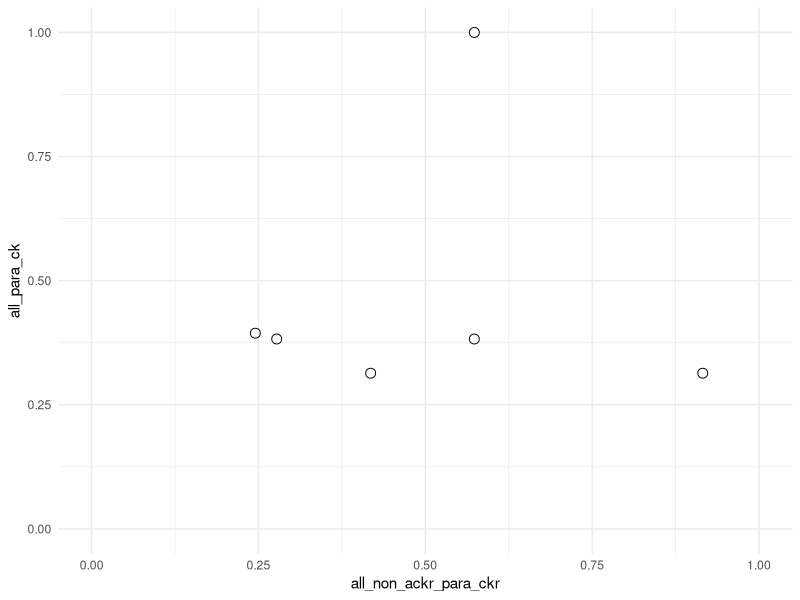

Recreate this plot in R. (Note: this script raises an error after producing the figure.)
# Name:     01_conserved_rin.R
# Updated:  20221106
# Author:   Andrew Kleist

# packages, working directory
setwd("~/Desktop/Volkman_Lab/BABU_VOLKMAN/CHEMOKINE_PRJ/Data/chemokine_gpcr_ms/")
library(tidyverse)

# NOTE (20221106): 
# IDENTIFYING STRUCTURALLY CONSERVED RESIDUE-RESIDUE INTERACTIONS
# There are 15 complexes (excluding HIV-CCR5 structure), 5 degenerate 
# CCL5-CCR5 complexes (5P7, 6P7, WT, model), 4 additional CCL:CCR complexes,
# 2x CXCL:CXCR complexes, 2 noncanonical complexes (ACKR3, CX3CL1:CX3CR1),
# and 3 viral (vMIP-II:CXCR4 and 2x CX3CL1:US28).
#
# 2/3 of complexes would be >/= 10complexes 

##### 1:  GET CONSERVED  CHEMOKINE-GPCR CONTACTS ###############################

  # import data
  rin <- read_csv("05_integrate/output/RIN_CONS_CLASS.csv") %>% 
    filter(file != "6meo") %>%
    select(source_gnccn, target_gnccn, no_pdb, all_para_ck, all_non_ackr_para_ckr) %>% 
    unique() %>%
    filter(no_pdb > 7)
  
  # plot
  rin %>%
    # filter(no_pdb >4) %>%
    ggplot(aes(all_non_ackr_para_ckr, all_para_ck))  +
    geom_point(shape = 21, colour = "black", fill = "white", size = 3, stroke = 0.5) +
    # scale_size(range = c(2, 8)) +
    xlim(0,1) +
    ylim(0,1) +
    theme_minimal()
  
  # rin <- rin %>% filter(all_ortho_ck > 0.4 & all_ortho_ckr > 0.6)
  rin <- rin %>% filter((all_cc_cxc_para_ck > 0.5) & (all_non_ackr_para_ckr > 0.5))  %>%
     select(source_gnccn, target_gnccn, no_pdb) %>% unique()
  
################################################################################
  
  data <- read_csv("05_integrate/output/RIN_CONS_CLASS.csv") %>% filter(file != "6meo")
  data <- data %>% unite(col = "gnccn", source_gnccn, target_gnccn, sep = "_", remove = FALSE)
  
  temp <- data %>% filter((all_cc_cxc_para_ck > 0.5) & (all_non_ackr_para_ckr > 0.5))  %>%
    select(gnccn) %>% unique()
  temp <- temp$gnccn
  
  data <- data %>% filter(gnccn %in% temp) 
  data %>% select(file) %>% unique()
  
  # 5uiw 
  # 7o7f 
  # NO 7f1R ***
  # zheng
  
  # 7vl9 
  # NO 7xa3 ***
  # 7f1t 
  # 6wwz 
  
  # ngo  
  # 6lfo 
  
  # NO 7sk3 ***
  # NO 7xbx ***
  
  # 4rws 
  # 4xt1 
  # 5wb2 
  
  
  
